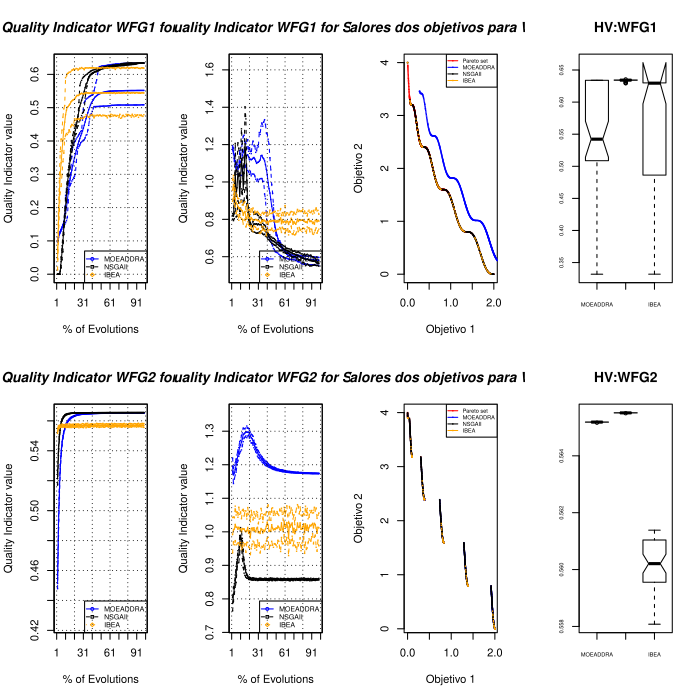

R code for this plot:
#############################################################
#		ExecuteJMetal 	::R functions::
#
#	Author: Lucas Prestes		lucas.prestes.lp@gmail.com
#
#############################################################
#			SCRIPT START HERE
#
#	These are examples of how to call the methods
#
#############################################################

source("../main.R") #load these functions

par(mfrow=c(2,4)) #set number of plot/page
#pdf("Rplot.pdf", width=15,height=11)#paper="A4")

algorithms <- c("MOEADDRA","NSGAII","IBEA")
instances2obj <- c("WFG1","WFG2","WFG4","WFG7","ZDT1","ZDT2","ZDT3","ZDT6")#c(setBenchmark("WFG"),setBenchmark("ZDT"))
instances3obj <- c("DTLZ1","DTLZ2","DTLZ3","DTLZ4","DTLZ7")#setBenchmark("DTLZ")



for(instance in instances2obj){
	linePlotEvolution(instance,"HV",algorithms)
	linePlotEvolution(instance,"Spread",algorithms)
	objectivePoints(instance, algorithms)	
	JMetalBoxplot(algorithms, "HV", instance)
}



for(instance in instances3obj){
	linePlotEvolution(instance,"HV",algorithms)
	linePlotEvolution(instance,"Spread",algorithms)
	objectivePoints3D(instance, algorithms)	
	JMetalBoxplot(algorithms, "HV", instance)
}
